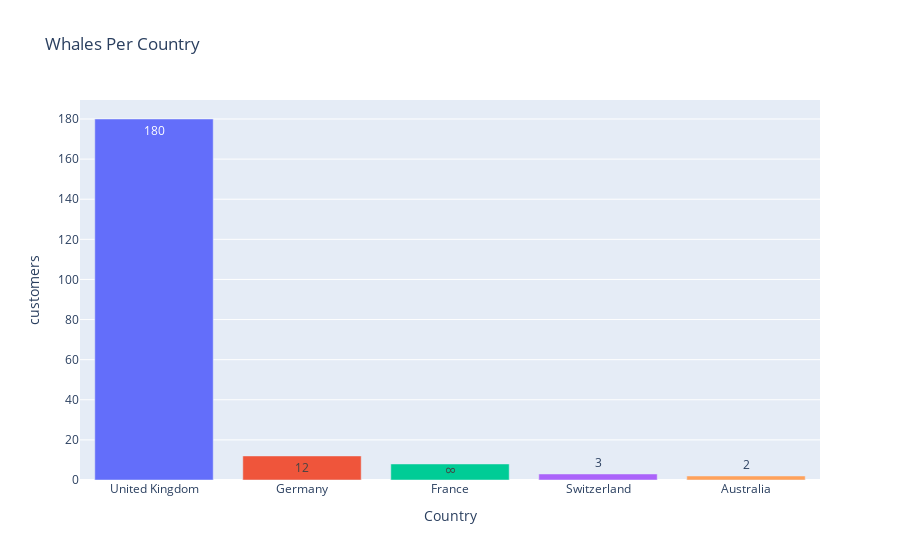

Notebook code for this chart:
### Markdown cell above
Finally, i would like to see two distinct groups - whales and dead customers.<br>
As we saw before, in terms of income, the pareto rule has a place here.<br>
This means that we can segment one group of customers which is responsible for most of the income - the company should do everything it can to keep those customers alive. I call them whales.<br>
The opposite team are the dead customers. while this definition requires more product understanding, a fair assumption would be that a dead customer is one who wasn't active for the past X=180 days. In my analysis I also add the condition of one transaction only, however this may not be true in real life.

### Code cell
# whales

whales = get_whale_customers(processed_df, q=.95)
print(f'there are total {whales.shape[0]} whale customers')
whales_count = get_whales_by_column(whales, groupby_column=country, top_countries_n=5)
fig = px.bar(whales_count, x=country, y='customers', title='Whales per country'.title(), color = country,
             text='customers'). update_layout(showlegend=False)
fig.show()

### Figure 1 — Plotly figure (JSON) as saved in the notebook; plotly's stock layout.template omitted (floating-point values rounded to 4 significant figures)
{"data": [{"alignmentgroup": "True", "hovertemplate": "Country=%{x}<br>customers=%{text}<extra></extra>", "legendgroup": "United Kingdom", "marker": {"color": "#636efa", "pattern": {"shape": ""}}, "name": "United Kingdom", "offsetgroup": "United Kingdom", "orientation": "v", "showlegend": true, "text": [180], "textposition": "auto", "type": "bar", "x": ["United Kingdom"], "xaxis": "x", "y": [180], "yaxis": "y"}, {"alignmentgroup": "True", "hovertemplate": "Country=%{x}<br>customers=%{text}<extra></extra>", "legendgroup": "Germany", "marker": {"color": "#EF553B", "pattern": {"shape": ""}}, "name": "Germany", "offsetgroup": "Germany", "orientation": "v", "showlegend": true, "text": [12], "textposition": "auto", "type": "bar", "x": ["Germany"], "xaxis": "x", "y": [12], "yaxis": "y"}, {"alignmentgroup": "True", "hovertemplate": "Country=%{x}<br>customers=%{text}<extra></extra>", "legendgroup": "France", "marker": {"color": "#00cc96", "pattern": {"shape": ""}}, "name": "France", "offsetgroup": "France", "orientation": "v", "showlegend": true, "text": [8], "textposition": "auto", "type": "bar", "x": ["France"], "xaxis": "x", "y": [8], "yaxis": "y"}, {"alignmentgroup": "True", "hovertemplate": "Country=%{x}<br>customers=%{text}<extra></extra>", "legendgroup": "Switzerland", "marker": {"color": "#ab63fa", "pattern": {"shape": ""}}, "name": "Switzerland", "offsetgroup": "Switzerland", "orientation": "v", "showlegend": true, "text": [3], "textposition": "auto", "type": "bar", "x": ["Switzerland"], "xaxis": "x", "y": [3], "yaxis": "y"}, {"alignmentgroup": "True", "hovertemplate": "Country=%{x}<br>customers=%{text}<extra></extra>", "legendgroup": "Australia", "marker": {"color": "#FFA15A", "pattern": {"shape": ""}}, "name": "Australia", "offsetgroup": "Australia", "orientation": "v", "showlegend": true, "text": [2], "textposition": "auto", "type": "bar", "x": ["Australia"], "xaxis": "x", "y": [2], "yaxis": "y"}], "layout": {"barmode": "relative", "legend": {"title": {"text": "Country"}, "tracegroupgap": 0}, "showlegend": false, "title": {"text": "Whales Per Country"}, "xaxis": {"anchor": "y", "categoryarray": ["United Kingdom", "Germany", "France", "Switzerland", "Australia"], "categoryorder": "array", "domain": [0, 1], "title": {"text": "Country"}}, "yaxis": {"anchor": "x", "domain": [0, 1], "title": {"text": "customers"}}}}
